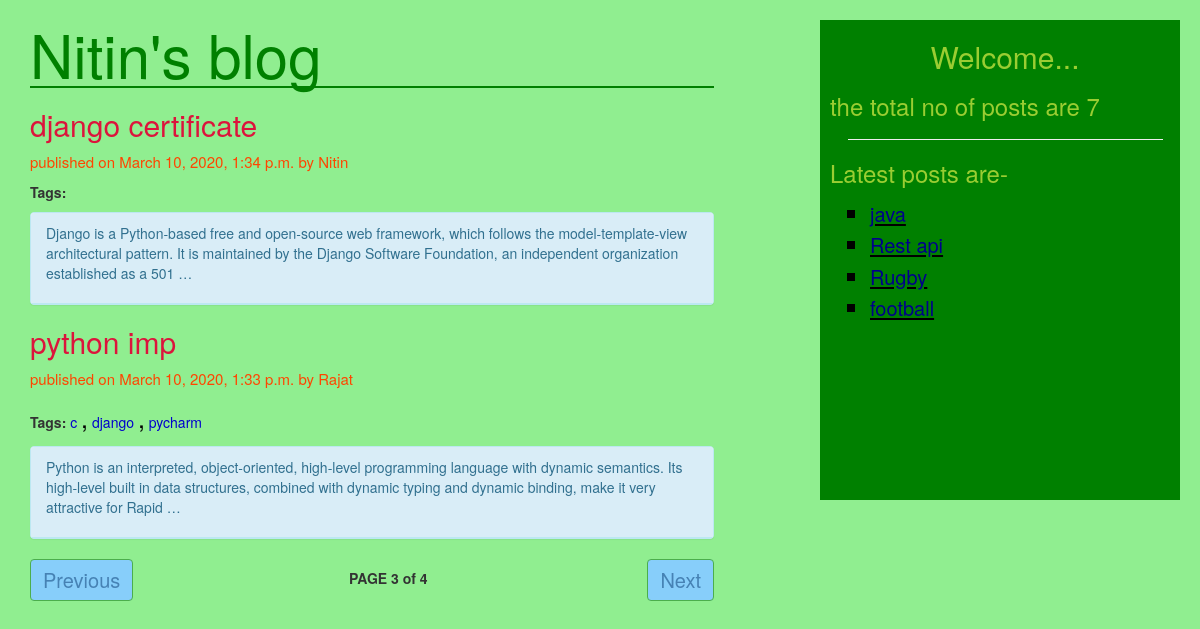
/?page=3, run on the app's committed database.
### blogApp/models.py (models this page shows, shortened)
class Post(models.Model):
    STATUS_CHOICES=(('draft','DRAFT'),('published','PUBLISHED'))
    title=models.CharField(max_length=200)
    slug=models.SlugField(unique_for_date='publish',max_length=250)
    author=models.ForeignKey(User,related_name='blog_posts',on_delete=models.CASCADE)
    body=models.TextField()
    publish=models.DateTimeField(default=timezone.now)
    created=models.DateTimeField(auto_now_add=True)
    updated=models.DateTimeField(auto_now=True)
    status=models.CharField(max_length=10,choices=STATUS_CHOICES,default='draft')
    objects=Manager()
    tags=TaggableManager()
    class Meta:
        ordering=('-publish',)
    def get_absolute_url(self):
        return reverse('detail',args=[self.publish.year,self.publish.strftime('%m'),
                                      self.publish.strftime('%d'),self.slug])

### blogApp/views.py (the view)
# urls.py: path('', views.post_list_view),
def post_list_view(request,tag_slug=None):
    post_list=Post.objects.all()
    tag = None
    if tag_slug:
        tag = Tag.objects.get(slug=tag_slug)
        post_list = post_list.filter(tags__in=[tag])
    pgntr_obj=Paginator(post_list,2)
    page_num=request.GET.get('page')
    try:
        post_list=pgntr_obj.page(page_num)
    except PageNotAnInteger:
        post_list=pgntr_obj.page('1')
    except EmptyPage:
        post_list=pgntr_obj.page(pgntr_obj.num_pages)
    return render(request, 'post_list.html',{'post_list':post_list,'tag':tag})

### blogApp/models.py (called while the page is built)
    def get_queryset(self):
        return super().get_queryset().filter(status='published')

### blogApp/templatetags/blog_tag.py (called while the page is built)
@register.simple_tag(name='mytag')
def total_posts():
    post=Post.objects.count()
    return post

@register.inclusion_tag('latestpost.html',name='mytag2')
def show_latest_posts(count=2):
    latest_posts=Post.objects.order_by('-publish')[:count]
    return {'latest_posts':latest_posts}

### templates/post_list.html (shortened to what this page needs)
{% extends 'base.html'%}
{% load static %}
{% block bodycontent %}
<html xmlns="http://www.w3.org/1999/html">
    <head>
    <link rel="stylesheet" href="{% static 'blog.css' %}">
    </head>
    <body>
    <div class="container">
        <div class="content">
            <h1>Nitin's blog</h1>
            {% for post in post_list %}
                <a href="{{ post.get_absolute_url }}"><h2>{{ post.title }}</h2></a>
                <p class="date">published on {{ post.publish }} by {{ post.author|title }}</p>
                <p><b>Tags:</b>
                    {% for tag in post.tags.all %}
                        <a style="color: mediumblue" href="{% url 'post_list_by_tag_name' tag.slug %}">{{ tag.name }}</a>
                        {% if not forloop.last %}<h7 style="color: black;font-size: 25px">,</h7>{% endif %}
                    {% endfor %}
                </p>
                <p class="date">
                    <div class="panel panel-info">
                    <div class="panel-heading">{{ post.body|truncatewords:30|linebreaks}}
                    </div>
                    </div>
                </p>
            {% endfor %}
        {% include 'paginator.html' with page=post_list %}
        </div>
    </div>
    </body>
</html>
{% endblock %}

### templates/latestpost.html
<html>
<head>
</head>
<body>
<ul style="list-style: square;font-size: 22px;color: black">
    {% for post in latest_posts %}
        <li><u><a style="color: darkblue;font-size:20px" href="{{ post.get_absolute_url }}">{{ post.title }}</a></u></li>
    {% endfor %}
</ul>
</body>
</html>

### blogApp/static/blog.css (style rules this page uses)
.content { float: left; width: 60%; }
.date { font-size: 15px; color:orangered; }
h2 { color:crimson; }
h1 { font-size: 60px; color:green; border-bottom:2px solid green; }
body { background-color: lightgreen; }

### data on the page
Post: title "java"
Post: title "Rest api"
Post: title "Rugby"
Post: title "football"
Post: title "django certificate", publish "March 10, 2020, 1:34 p.m.", author "Nitin", body "Django is a Python-based free and open-source web framework, which follows the model-template-view architectural pattern. It is maintained by the Django Software Foundation, an independent organization established as a 501 …"
Post: title "python imp", publish "March 10, 2020, 1:33 p.m.", author "Rajat", body "Python is an interpreted, object-oriented, high-level programming language with dynamic semantics. Its high-level built in data structures, combined with dynamic typing and dynamic binding, make it very attractive for Rapid …"
Tag: name "c"
Tag: name "django"
Tag: name "pycharm"

### other printed values
{{ page.number }} "3"
{{ page.paginator.num_pages }} "4"
